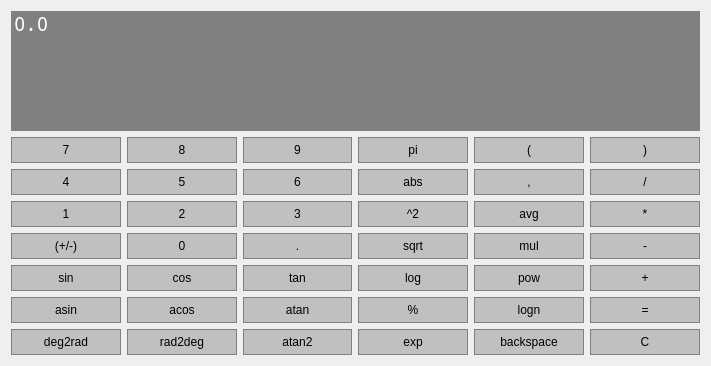
<?xml version="1.0" encoding="UTF-8"?>
<ui version="4.0">
 <class>Calculator</class>
 <widget class="QWidget" name="Calculator">
  <property name="geometry">
   <rect>
    <x>0</x>
    <y>0</y>
    <width>711</width>
    <height>366</height>
   </rect>
  </property>
  <property name="windowTitle">
   <string>Calculator</string>
  </property>
  <layout class="QGridLayout" name="gridLayout">
   <item row="2" column="3">
    <widget class="QPushButton" name="ButtonAbs">
     <property name="sizePolicy">
      <sizepolicy hsizetype="Preferred" vsizetype="Preferred">
       <horstretch>0</horstretch>
       <verstretch>0</verstretch>
      </sizepolicy>
     </property>
     <property name="styleSheet">
      <string notr="true">QPushButton{
	background-color: #C0C0C0;
	border: 1px solid gray;
	padding: 5px;
	color: #000000;
}

QPushButton:pressed{
	background-color: #A9A9A9;
	border: 1px solid gray;
	padding: 5px;
}</string>
     </property>
     <property name="text">
      <string>abs</string>
     </property>
    </widget>
   </item>
   <item row="2" column="2">
    <widget class="QPushButton" name="Button6">
     <property name="sizePolicy">
      <sizepolicy hsizetype="Preferred" vsizetype="Preferred">
       <horstretch>0</horstretch>
       <verstretch>0</verstretch>
      </sizepolicy>
     </property>
     <property name="styleSheet">
      <string notr="true">QPushButton{
	background-color: #C0C0C0;
	border: 1px solid gray;
	padding: 5px;
	color: #000000;
}

QPushButton:pressed{
	background-color: #A9A9A9;
	border: 1px solid gray;
	padding: 5px;
}</string>
     </property>
     <property name="text">
      <string>6</string>
     </property>
    </widget>
   </item>
   <item row="3" column="0">
    <widget class="QPushButton" name="Button1">
     <property name="sizePolicy">
      <sizepolicy hsizetype="Preferred" vsizetype="Preferred">
       <horstretch>0</horstretch>
       <verstretch>0</verstretch>
      </sizepolicy>
     </property>
     <property name="styleSheet">
      <string notr="true">QPushButton{
	background-color: #C0C0C0;
	border: 1px solid gray;
	padding: 5px;
	color: #000000;
}

QPushButton:pressed{
	background-color: #A9A9A9;
	border: 1px solid gray;
	padding: 5px;
}</string>
     </property>
     <property name="text">
      <string>1</string>
     </property>
    </widget>
   </item>
   <item row="3" column="1">
    <widget class="QPushButton" name="Button2">
     <property name="sizePolicy">
      <sizepolicy hsizetype="Preferred" vsizetype="Preferred">
       <horstretch>0</horstretch>
       <verstretch>0</verstretch>
      </sizepolicy>
     </property>
     <property name="styleSheet">
      <string notr="true">QPushButton{
	background-color: #C0C0C0;
	border: 1px solid gray;
	padding: 5px;
	color: #000000
}

QPushButton:pressed{
	background-color: #A9A9A9;
	border: 1px solid gray;
	padding: 5px;
}</string>
     </property>
     <property name="text">
      <string>2</string>
     </property>
    </widget>
   </item>
   <item row="4" column="3">
    <widget class="QPushButton" name="ButtonSqrt">
     <property name="sizePolicy">
      <sizepolicy hsizetype="Preferred" vsizetype="Preferred">
       <horstretch>0</horstretch>
       <verstretch>0</verstretch>
      </sizepolicy>
     </property>
     <property name="styleSheet">
      <string notr="true">QPushButton{
	background-color: #C0C0C0;
	border: 1px solid gray;
	padding: 5px;
	color: #000000;
}

QPushButton:pressed{
	background-color: #A9A9A9;
	border: 1px solid gray;
	padding: 5px;
}</string>
     </property>
     <property name="text">
      <string>sqrt</string>
     </property>
    </widget>
   </item>
   <item row="3" column="3">
    <widget class="QPushButton" name="ButtonSquare">
     <property name="sizePolicy">
      <sizepolicy hsizetype="Preferred" vsizetype="Preferred">
       <horstretch>0</horstretch>
       <verstretch>0</verstretch>
      </sizepolicy>
     </property>
     <property name="styleSheet">
      <string notr="true">QPushButton{
	background-color: #C0C0C0;
	border: 1px solid gray;
	padding: 5px;
	color: #000000;
}

QPushButton:pressed{
	background-color: #A9A9A9;
	border: 1px solid gray;
	padding: 5px;
}</string>
     </property>
     <property name="text">
      <string>^2</string>
     </property>
    </widget>
   </item>
   <item row="4" column="1">
    <widget class="QPushButton" name="Button0">
     <property name="sizePolicy">
      <sizepolicy hsizetype="Preferred" vsizetype="Preferred">
       <horstretch>0</horstretch>
       <verstretch>0</verstretch>
      </sizepolicy>
     </property>
     <property name="styleSheet">
      <string notr="true">QPushButton{
	background-color: #C0C0C0;
	border: 1px solid gray;
	padding: 5px;
	color: #000000;
}

QPushButton:pressed{
	background-color: #A9A9A9;
	border: 1px solid gray;
	padding: 5px;
}</string>
     </property>
     <property name="text">
      <string>0</string>
     </property>
    </widget>
   </item>
   <item row="4" column="0">
    <widget class="QPushButton" name="ButtonSignChange">
     <property name="sizePolicy">
      <sizepolicy hsizetype="Preferred" vsizetype="Preferred">
       <horstretch>0</horstretch>
       <verstretch>0</verstretch>
      </sizepolicy>
     </property>
     <property name="styleSheet">
      <string notr="true">QPushButton{
	background-color: #C0C0C0;
	border: 1px solid gray;
	padding: 5px;
	color: #000000;
}

QPushButton:pressed{
	background-color: #A9A9A9;
	border: 1px solid gray;
	padding: 5px;
}</string>
     </property>
     <property name="text">
      <string>(+/-)</string>
     </property>
    </widget>
   </item>
   <item row="6" column="1">
    <widget class="QPushButton" name="ButtonAcos">
     <property name="sizePolicy">
      <sizepolicy hsizetype="Preferred" vsizetype="Preferred">
       <horstretch>0</horstretch>
       <verstretch>0</verstretch>
      </sizepolicy>
     </property>
     <property name="styleSheet">
      <string notr="true">QPushButton{
	background-color: #C0C0C0;
	border: 1px solid gray;
	padding: 5px;
	color: #000000;
}

QPushButton:pressed{
	background-color: #A9A9A9;
	border: 1px solid gray;
	padding: 5px;
}</string>
     </property>
     <property name="text">
      <string>acos</string>
     </property>
    </widget>
   </item>
   <item row="5" column="0">
    <widget class="QPushButton" name="ButtonSin">
     <property name="sizePolicy">
      <sizepolicy hsizetype="Preferred" vsizetype="Preferred">
       <horstretch>0</horstretch>
       <verstretch>0</verstretch>
      </sizepolicy>
     </property>
     <property name="styleSheet">
      <string notr="true">QPushButton{
	background-color: #C0C0C0;
	border: 1px solid gray;
	padding: 5px;
	color: #000000;
}

QPushButton:pressed{
	background-color: #A9A9A9;
	border: 1px solid gray;
	padding: 5px;
}</string>
     </property>
     <property name="text">
      <string>sin</string>
     </property>
    </widget>
   </item>
   <item row="5" column="1">
    <widget class="QPushButton" name="ButtonCos">
     <property name="sizePolicy">
      <sizepolicy hsizetype="Preferred" vsizetype="Preferred">
       <horstretch>0</horstretch>
       <verstretch>0</verstretch>
      </sizepolicy>
     </property>
     <property name="styleSheet">
      <string notr="true">QPushButton{
	background-color: #C0C0C0;
	border: 1px solid gray;
	padding: 5px;
	color: #000000;
}

QPushButton:pressed{
	background-color: #A9A9A9;
	border: 1px solid gray;
	padding: 5px;
}</string>
     </property>
     <property name="text">
      <string>cos</string>
     </property>
    </widget>
   </item>
   <item row="5" column="3">
    <widget class="QPushButton" name="ButtonLog">
     <property name="sizePolicy">
      <sizepolicy hsizetype="Preferred" vsizetype="Preferred">
       <horstretch>0</horstretch>
       <verstretch>0</verstretch>
      </sizepolicy>
     </property>
     <property name="styleSheet">
      <string notr="true">QPushButton{
	background-color: #C0C0C0;
	border: 1px solid gray;
	padding: 5px;
	color: #000000;
}

QPushButton:pressed{
	background-color: #A9A9A9;
	border: 1px solid gray;
	padding: 5px;
}</string>
     </property>
     <property name="text">
      <string>log</string>
     </property>
    </widget>
   </item>
   <item row="5" column="2">
    <widget class="QPushButton" name="ButtonTan">
     <property name="sizePolicy">
      <sizepolicy hsizetype="Preferred" vsizetype="Preferred">
       <horstretch>0</horstretch>
       <verstretch>0</verstretch>
      </sizepolicy>
     </property>
     <property name="styleSheet">
      <string notr="true">QPushButton{
	background-color: #C0C0C0;
	border: 1px solid gray;
	padding: 5px;
	color: #000000;
}

QPushButton:pressed{
	background-color: #A9A9A9;
	border: 1px solid gray;
	padding: 5px;
}</string>
     </property>
     <property name="text">
      <string>tan</string>
     </property>
    </widget>
   </item>
   <item row="3" column="2">
    <widget class="QPushButton" name="Button3">
     <property name="sizePolicy">
      <sizepolicy hsizetype="Preferred" vsizetype="Preferred">
       <horstretch>0</horstretch>
       <verstretch>0</verstretch>
      </sizepolicy>
     </property>
     <property name="styleSheet">
      <string notr="true">QPushButton{
	background-color: #C0C0C0;
	border: 1px solid gray;
	padding: 5px;
	color: #000000;
}

QPushButton:pressed{
	background-color: #A9A9A9;
	border: 1px solid gray;
	padding: 5px;
}</string>
     </property>
     <property name="text">
      <string>3</string>
     </property>
    </widget>
   </item>
   <item row="6" column="4">
    <widget class="QPushButton" name="ButtonLogn">
     <property name="styleSheet">
      <string notr="true">QPushButton{
	background-color: #C0C0C0;
	border: 1px solid gray;
	padding: 5px;
	color: #000000;
}

QPushButton:pressed{
	background-color: #A9A9A9;
	border: 1px solid gray;
	padding: 5px;
}</string>
     </property>
     <property name="text">
      <string>logn</string>
     </property>
    </widget>
   </item>
   <item row="1" column="3">
    <widget class="QPushButton" name="ButtonPi">
     <property name="sizePolicy">
      <sizepolicy hsizetype="Preferred" vsizetype="Preferred">
       <horstretch>0</horstretch>
       <verstretch>0</verstretch>
      </sizepolicy>
     </property>
     <property name="styleSheet">
      <string notr="true">QPushButton{
	background-color: #C0C0C0;
	border: 1px solid gray;
	padding: 5px;
	color: #000000;
}

QPushButton:pressed{
	background-color: #A9A9A9;
	border: 1px solid gray;
	padding: 5px;
}</string>
     </property>
     <property name="text">
      <string>pi</string>
     </property>
    </widget>
   </item>
   <item row="3" column="5">
    <widget class="QPushButton" name="ButtonMult">
     <property name="styleSheet">
      <string notr="true">QPushButton{
	background-color: #C0C0C0;
	border: 1px solid gray;
	padding: 5px;
	color: #000000;
}

QPushButton:pressed{
	background-color: #A9A9A9;
	border: 1px solid gray;
	padding: 5px;
}</string>
     </property>
     <property name="text">
      <string>*</string>
     </property>
    </widget>
   </item>
   <item row="1" column="5">
    <widget class="QPushButton" name="ButtonRBrack">
     <property name="styleSheet">
      <string notr="true">QPushButton{
	background-color: #C0C0C0;
	border: 1px solid gray;
	padding: 5px;
	color: #000000;
}

QPushButton:pressed{
	background-color: #A9A9A9;
	border: 1px solid gray;
	padding: 5px;
}</string>
     </property>
     <property name="text">
      <string>)</string>
     </property>
    </widget>
   </item>
   <item row="6" column="2">
    <widget class="QPushButton" name="ButtonAtan">
     <property name="sizePolicy">
      <sizepolicy hsizetype="Preferred" vsizetype="Preferred">
       <horstretch>0</horstretch>
       <verstretch>0</verstretch>
      </sizepolicy>
     </property>
     <property name="styleSheet">
      <string notr="true">QPushButton{
	background-color: #C0C0C0;
	border: 1px solid gray;
	padding: 5px;
	color: #000000;
}

QPushButton:pressed{
	background-color: #A9A9A9;
	border: 1px solid gray;
	padding: 5px;
}</string>
     </property>
     <property name="text">
      <string>atan</string>
     </property>
    </widget>
   </item>
   <item row="5" column="5">
    <widget class="QPushButton" name="ButtonAdd">
     <property name="styleSheet">
      <string notr="true">QPushButton{
	background-color: #C0C0C0;
	border: 1px solid gray;
	padding: 5px;
	color: #000000;
}

QPushButton:pressed{
	background-color: #A9A9A9;
	border: 1px solid gray;
	padding: 5px;
}</string>
     </property>
     <property name="text">
      <string>+</string>
     </property>
    </widget>
   </item>
   <item row="5" column="4">
    <widget class="QPushButton" name="ButtonPow">
     <property name="styleSheet">
      <string notr="true">QPushButton{
	background-color: #C0C0C0;
	border: 1px solid gray;
	padding: 5px;
	color: #000000;
}

QPushButton:pressed{
	background-color: #A9A9A9;
	border: 1px solid gray;
	padding: 5px;
}</string>
     </property>
     <property name="text">
      <string>pow</string>
     </property>
    </widget>
   </item>
   <item row="7" column="1">
    <widget class="QPushButton" name="ButtonR2D">
     <property name="styleSheet">
      <string notr="true">QPushButton{
	background-color: #C0C0C0;
	border: 1px solid gray;
	padding: 5px;
	color: #000000;
}

QPushButton:pressed{
	background-color: #A9A9A9;
	border: 1px solid gray;
	padding: 5px;
}</string>
     </property>
     <property name="text">
      <string>rad2deg</string>
     </property>
    </widget>
   </item>
   <item row="7" column="0">
    <widget class="QPushButton" name="ButtonD2R">
     <property name="styleSheet">
      <string notr="true">QPushButton{
	background-color: #C0C0C0;
	border: 1px solid gray;
	padding: 5px;
	color: #000000;
}

QPushButton:pressed{
	background-color: #A9A9A9;
	border: 1px solid gray;
	padding: 5px;
}</string>
     </property>
     <property name="text">
      <string>deg2rad</string>
     </property>
    </widget>
   </item>
   <item row="6" column="5">
    <widget class="QPushButton" name="ButtonEnter">
     <property name="styleSheet">
      <string notr="true">QPushButton{
	background-color: #C0C0C0;
	border: 1px solid gray;
	padding: 5px;
	color: #000000;
}

QPushButton:pressed{
	background-color: #A9A9A9;
	border: 1px solid gray;
	padding: 5px;
}</string>
     </property>
     <property name="text">
      <string>=</string>
     </property>
    </widget>
   </item>
   <item row="2" column="5">
    <widget class="QPushButton" name="ButtonDiv">
     <property name="styleSheet">
      <string notr="true">QPushButton{
	background-color: #C0C0C0;
	border: 1px solid gray;
	padding: 5px;
	color: #000000;
}

QPushButton:pressed{
	background-color: #A9A9A9;
	border: 1px solid gray;
	padding: 5px;
}</string>
     </property>
     <property name="text">
      <string>/</string>
     </property>
    </widget>
   </item>
   <item row="4" column="4">
    <widget class="QPushButton" name="ButtonMul">
     <property name="styleSheet">
      <string notr="true">QPushButton{
	background-color: #C0C0C0;
	border: 1px solid gray;
	padding: 5px;
	color: #000000;
}

QPushButton:pressed{
	background-color: #A9A9A9;
	border: 1px solid gray;
	padding: 5px;
}</string>
     </property>
     <property name="text">
      <string>mul</string>
     </property>
    </widget>
   </item>
   <item row="7" column="2">
    <widget class="QPushButton" name="ButtonAtan2">
     <property name="styleSheet">
      <string notr="true">QPushButton{
	background-color: #C0C0C0;
	border: 1px solid gray;
	padding: 5px;
	color: #000000;
}

QPushButton:pressed{
	background-color: #A9A9A9;
	border: 1px solid gray;
	padding: 5px;
}</string>
     </property>
     <property name="text">
      <string>atan2</string>
     </property>
    </widget>
   </item>
   <item row="3" column="4">
    <widget class="QPushButton" name="ButtonAvg">
     <property name="styleSheet">
      <string notr="true">QPushButton{
	background-color: #C0C0C0;
	border: 1px solid gray;
	padding: 5px;
	color: #000000;
}

QPushButton:pressed{
	background-color: #A9A9A9;
	border: 1px solid gray;
	padding: 5px;
}</string>
     </property>
     <property name="text">
      <string>avg</string>
     </property>
    </widget>
   </item>
   <item row="7" column="4">
    <widget class="QPushButton" name="ButtonBack">
     <property name="styleSheet">
      <string notr="true">QPushButton{
	background-color: #C0C0C0;
	border: 1px solid gray;
	padding: 5px;
	color: #000000;
}

QPushButton:pressed{
	background-color: #A9A9A9;
	border: 1px solid gray;
	padding: 5px;
}</string>
     </property>
     <property name="text">
      <string>backspace</string>
     </property>
    </widget>
   </item>
   <item row="7" column="3">
    <widget class="QPushButton" name="ButtonExp">
     <property name="styleSheet">
      <string notr="true">QPushButton{
	background-color: #C0C0C0;
	border: 1px solid gray;
	padding: 5px;
	color: #000000;
}

QPushButton:pressed{
	background-color: #A9A9A9;
	border: 1px solid gray;
	padding: 5px;
}</string>
     </property>
     <property name="text">
      <string>exp</string>
     </property>
    </widget>
   </item>
   <item row="2" column="4">
    <widget class="QPushButton" name="ButtonComma">
     <property name="styleSheet">
      <string notr="true">QPushButton{
	background-color: #C0C0C0;
	border: 1px solid gray;
	padding: 5px;
	color: #000000;
}

QPushButton:pressed{
	background-color: #A9A9A9;
	border: 1px solid gray;
	padding: 5px;
}</string>
     </property>
     <property name="text">
      <string>,</string>
     </property>
    </widget>
   </item>
   <item row="1" column="0">
    <widget class="QPushButton" name="Button7">
     <property name="sizePolicy">
      <sizepolicy hsizetype="Preferred" vsizetype="Preferred">
       <horstretch>0</horstretch>
       <verstretch>0</verstretch>
      </sizepolicy>
     </property>
     <property name="styleSheet">
      <string notr="true">QPushButton{
	background-color: #C0C0C0;
	border: 1px solid gray;
	padding: 5px;
	color: #000000;
}

QPushButton:pressed{
	background-color: #A9A9A9;
	border: 1px solid gray;
	padding: 5px;
}</string>
     </property>
     <property name="text">
      <string>7</string>
     </property>
    </widget>
   </item>
   <item row="1" column="1">
    <widget class="QPushButton" name="Button8">
     <property name="sizePolicy">
      <sizepolicy hsizetype="Preferred" vsizetype="Preferred">
       <horstretch>0</horstretch>
       <verstretch>0</verstretch>
      </sizepolicy>
     </property>
     <property name="styleSheet">
      <string notr="true">QPushButton{
	background-color: #C0C0C0;
	border: 1px solid gray;
	padding: 5px;
	color: #000000;
}

QPushButton:pressed{
	background-color: #A9A9A9;
	border: 1px solid gray;
	padding: 5px;
}</string>
     </property>
     <property name="text">
      <string>8</string>
     </property>
    </widget>
   </item>
   <item row="2" column="0">
    <widget class="QPushButton" name="Button4">
     <property name="sizePolicy">
      <sizepolicy hsizetype="Preferred" vsizetype="Preferred">
       <horstretch>0</horstretch>
       <verstretch>0</verstretch>
      </sizepolicy>
     </property>
     <property name="styleSheet">
      <string notr="true">QPushButton{
	background-color: #C0C0C0;
	border: 1px solid gray;
	padding: 5px;
	color: #000000;
}

QPushButton:pressed{
	background-color: #A9A9A9;
	border: 1px solid gray;
	padding: 5px;
}</string>
     </property>
     <property name="text">
      <string>4</string>
     </property>
    </widget>
   </item>
   <item row="1" column="2">
    <widget class="QPushButton" name="Button9">
     <property name="sizePolicy">
      <sizepolicy hsizetype="Preferred" vsizetype="Preferred">
       <horstretch>0</horstretch>
       <verstretch>0</verstretch>
      </sizepolicy>
     </property>
     <property name="styleSheet">
      <string notr="true">QPushButton{
	background-color: #C0C0C0;
	border: 1px solid gray;
	padding: 5px;
	color: #000000;
}

QPushButton:pressed{
	background-color: #A9A9A9;
	border: 1px solid gray;
	padding: 5px;
}</string>
     </property>
     <property name="text">
      <string>9</string>
     </property>
    </widget>
   </item>
   <item row="4" column="2">
    <widget class="QPushButton" name="ButtonDecPt">
     <property name="sizePolicy">
      <sizepolicy hsizetype="Preferred" vsizetype="Preferred">
       <horstretch>0</horstretch>
       <verstretch>0</verstretch>
      </sizepolicy>
     </property>
     <property name="styleSheet">
      <string notr="true">QPushButton{
	background-color: #C0C0C0;
	border: 1px solid gray;
	padding: 5px;
	color: #000000;
}

QPushButton:pressed{
	background-color: #A9A9A9;
	border: 1px solid gray;
	padding: 5px;
}</string>
     </property>
     <property name="text">
      <string>.</string>
     </property>
    </widget>
   </item>
   <item row="2" column="1">
    <widget class="QPushButton" name="Button5">
     <property name="sizePolicy">
      <sizepolicy hsizetype="Preferred" vsizetype="Preferred">
       <horstretch>0</horstretch>
       <verstretch>0</verstretch>
      </sizepolicy>
     </property>
     <property name="styleSheet">
      <string notr="true">QPushButton{
	background-color: #C0C0C0;
	border: 1px solid gray;
	padding: 5px;
	color: #000000;
}

QPushButton:pressed{
	background-color: #A9A9A9;
	border: 1px solid gray;
	padding: 5px;
}</string>
     </property>
     <property name="text">
      <string>5</string>
     </property>
    </widget>
   </item>
   <item row="6" column="3">
    <widget class="QPushButton" name="ButtonModulo">
     <property name="sizePolicy">
      <sizepolicy hsizetype="Preferred" vsizetype="Preferred">
       <horstretch>0</horstretch>
       <verstretch>0</verstretch>
      </sizepolicy>
     </property>
     <property name="styleSheet">
      <string notr="true">QPushButton{
	background-color: #C0C0C0;
	border: 1px solid gray;
	padding: 5px;
	color: #000000;
}

QPushButton:pressed{
	background-color: #A9A9A9;
	border: 1px solid gray;
	padding: 5px;
}</string>
     </property>
     <property name="text">
      <string>%</string>
     </property>
    </widget>
   </item>
   <item row="6" column="0">
    <widget class="QPushButton" name="ButtonAsin">
     <property name="sizePolicy">
      <sizepolicy hsizetype="Preferred" vsizetype="Preferred">
       <horstretch>0</horstretch>
       <verstretch>0</verstretch>
      </sizepolicy>
     </property>
     <property name="styleSheet">
      <string notr="true">QPushButton{
	background-color: #C0C0C0;
	border: 1px solid gray;
	padding: 5px;
	color: #000000;
}

QPushButton:pressed{
	background-color: #A9A9A9;
	border: 1px solid gray;
	padding: 5px;
}</string>
     </property>
     <property name="text">
      <string>asin</string>
     </property>
    </widget>
   </item>
   <item row="7" column="5">
    <widget class="QPushButton" name="ButtonClear">
     <property name="styleSheet">
      <string notr="true">QPushButton{
	background-color: #C0C0C0;
	border: 1px solid gray;
	padding: 5px;
	color: #000000;
}

QPushButton:pressed{
	background-color: #A9A9A9;
	border: 1px solid gray;
	padding: 5px;
}</string>
     </property>
     <property name="text">
      <string>C</string>
     </property>
    </widget>
   </item>
   <item row="4" column="5">
    <widget class="QPushButton" name="ButtonSubtr">
     <property name="styleSheet">
      <string notr="true">QPushButton{
	background-color: #C0C0C0;
	border: 1px solid gray;
	padding: 5px;
	color: #000000;
}

QPushButton:pressed{
	background-color: #A9A9A9;
	border: 1px solid gray;
	padding: 5px;
}</string>
     </property>
     <property name="text">
      <string>-</string>
     </property>
    </widget>
   </item>
   <item row="1" column="4">
    <widget class="QPushButton" name="ButtonLBrack">
     <property name="styleSheet">
      <string notr="true">QPushButton{
	background-color: #C0C0C0;
	border: 1px solid gray;
	padding: 5px;
	color: #000000;
}

QPushButton:pressed{
	background-color: #A9A9A9;
	border: 1px solid gray;
	padding: 5px;
}</string>
     </property>
     <property name="text">
      <string>(</string>
     </property>
    </widget>
   </item>
   <item row="0" column="0" colspan="6">
    <widget class="QLineEdit" name="lineEdit">
     <property name="sizePolicy">
      <sizepolicy hsizetype="Preferred" vsizetype="Expanding">
       <horstretch>0</horstretch>
       <verstretch>0</verstretch>
      </sizepolicy>
     </property>
     <property name="font">
      <font>
       <family>Noto Mono</family>
       <pointsize>14</pointsize>
       <weight>75</weight>
       <bold>true</bold>
      </font>
     </property>
     <property name="styleSheet">
      <string notr="true">QLineEdit{
	background-color: gray;
	border: 1px solid gray;
	color:#ffffff;
}</string>
     </property>
     <property name="text">
      <string>0.0</string>
     </property>
     <property name="alignment">
      <set>Qt::AlignLeading|Qt::AlignLeft|Qt::AlignTop</set>
     </property>
    </widget>
   </item>
  </layout>
 </widget>
 <layoutdefault spacing="6" margin="11"/>
 <resources/>
 <connections/>
</ui>
